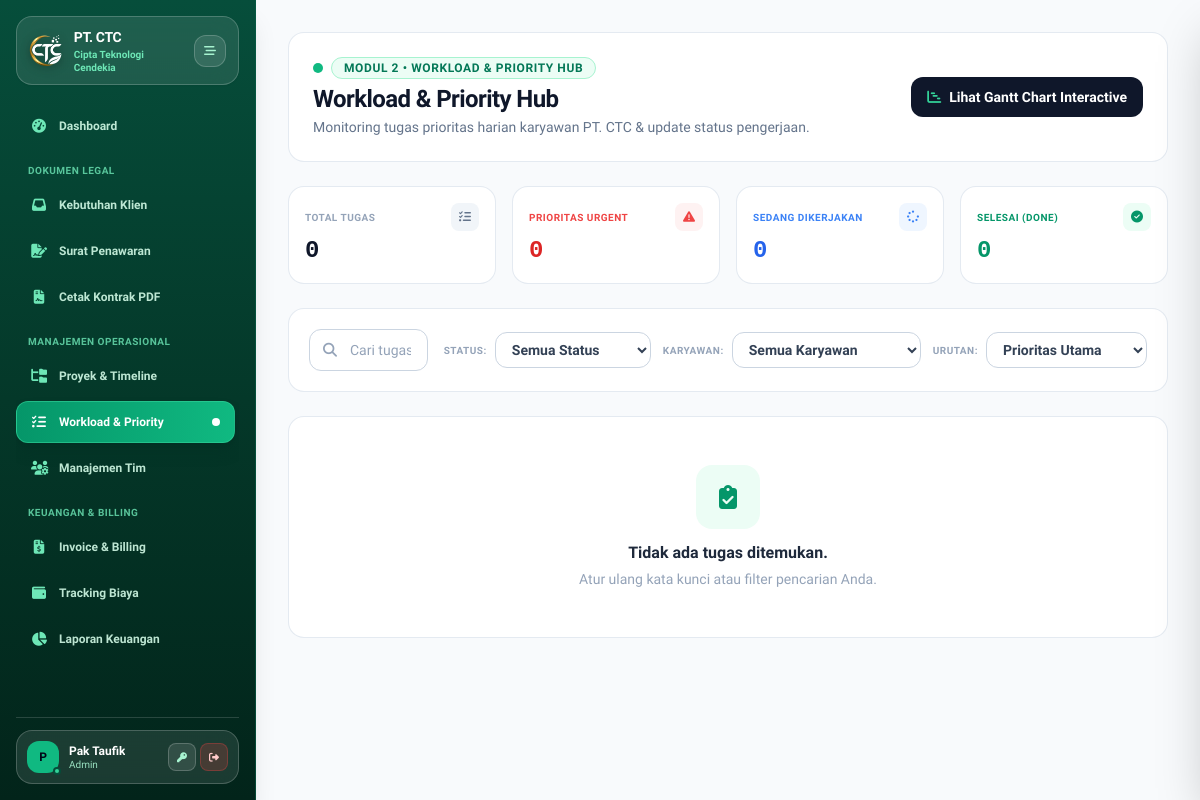
The page /modules/tasks/index.php (signed in) on the database as committed earlier.
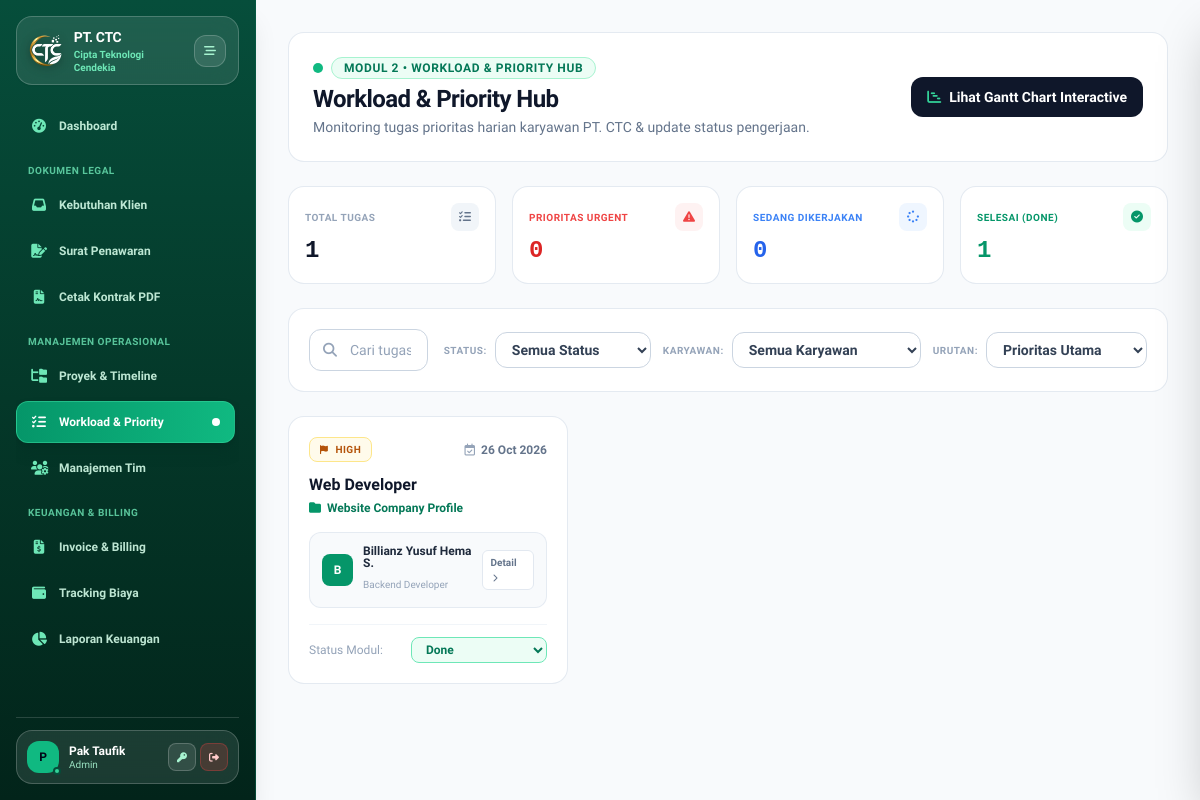
The same page on the database as committed later.
### tables this page shows
CREATE TABLE `tasks` (
  `id` int(11) NOT NULL,
  `project_id` int(11) NOT NULL,
  `assigned_to` int(11) DEFAULT NULL,
  `user_id` int(11) NOT NULL,
  `nama_tugas` varchar(200) NOT NULL,
  `prioritas` enum('Low','Medium','High','Urgent') DEFAULT 'Medium',
  `status` enum('To Do','In Progress','Ready for Review','Done') DEFAULT 'To Do',
  `progress_notes` text DEFAULT NULL,
  `updated_by_user_id` int(11) DEFAULT NULL,
  `revision_notes` text DEFAULT NULL,
  `drive_link` varchar(255) DEFAULT NULL,
  `deadline` date NOT NULL,
  `updated_at` timestamp NOT NULL DEFAULT current_timestamp() ON UPDATE current_timestamp()
);

CREATE TABLE `projects` (
  `id` int(11) NOT NULL,
  `nama_projek` varchar(150) NOT NULL,
  `klien` varchar(100) NOT NULL,
  `budget` decimal(15,2) NOT NULL DEFAULT 0.00,
  `tanggal_mulai` date NOT NULL,
  `deadline` date NOT NULL,
  `status` enum('Planning','In Progress','Completed','On Hold') DEFAULT 'Planning',
  `kategori_rab` enum('Website','IoT','Mobile','Custom') NOT NULL DEFAULT 'Website',
  `rab_custom_data` longtext DEFAULT NULL,
  `client_token` varchar(64) DEFAULT NULL,
  `requirement_id` int(11) DEFAULT NULL,
  `created_at` timestamp NOT NULL DEFAULT current_timestamp()
);

CREATE TABLE `users` (
  `id` int(11) NOT NULL,
  `nama` varchar(100) NOT NULL,
  `email` varchar(100) NOT NULL,
  `password` varchar(255) NOT NULL,
  `role` enum('admin','karyawan') DEFAULT 'karyawan',
  `jabatan` varchar(100) DEFAULT 'Developer',
  `created_at` timestamp NOT NULL DEFAULT current_timestamp()
);

### modules/tasks/index.php (the view, shortened to what the changed rows need)
<?php
require_once __DIR__ . '/../../config/database.php';
require_once __DIR__ . '/../../includes/header.php';
require_once __DIR__ . '/../../includes/sidebar.php';
$sort          = $_GET['sort'] ?? 'priority';
$page  = max(1, (int)($_GET['page'] ?? 1));
$limit = 6;
$offset = ($page - 1) * $limit;
$where_clauses = ["1=1"];
$params = [];
$where_sql = implode(" AND ", $where_clauses);
$order_sql = match ($sort) {
    'deadline' => "t.deadline ASC",
    'latest'   => "t.id DESC",
    default    => "CASE t.prioritas WHEN 'Urgent' THEN 1 WHEN 'High' THEN 2 WHEN 'Medium' THEN 3 ELSE 4 END ASC, t.deadline ASC"
};
$query = "
    SELECT t.*,
           p.nama_projek,
           p.klien,
           p.status AS project_status,
           p.id AS project_id,
           u.nama AS nama_karyawan,
           u.jabatan
    FROM tasks t
    JOIN projects p ON t.project_id = p.id
    JOIN users u ON t.user_id = u.id
    WHERE {$where_sql}
    ORDER BY {$order_sql}
    LIMIT {$limit} OFFSET {$offset}
";
$stmt = $pdo->prepare($query);
$stmt->execute($params);
$tasks = $stmt->fetchAll();
$totalTasks = $pdo->query("SELECT COUNT(*) FROM tasks")->fetchColumn();
$completedTasks = $pdo->query("SELECT COUNT(*) FROM tasks WHERE status = 'Done'")->fetchColumn();
?>
<main class="flex-1 p-4 sm:p-6 md:p-8 overflow-y-auto w-full min-w-0 bg-[#f8fafc] text-slate-800 selection:bg-emerald-600 selection:text-white relative">
    <div class="flex flex-col md:flex-row justify-between md:items-center gap-5 mb-6 bg-white p-5 sm:p-6 rounded-2xl border border-slate-200/90 shadow-xs">
        <div class="shrink-0">
            <h1 class="text-xl md:text-2xl font-bold text-slate-900 tracking-tight">Workload & Priority Hub</h1>
        </div>
    </div>
    <div class="grid grid-cols-2 lg:grid-cols-4 gap-4 mb-6">
        <div class="bg-white border border-slate-200/90 p-4 rounded-2xl shadow-xs hover:border-slate-300 transition">
            <div class="flex items-center justify-between mb-1">
                <span class="text-[10px] font-bold text-slate-400 uppercase tracking-wider">Total Tugas</span>
                <div class="w-7 h-7 rounded-lg bg-slate-100 text-slate-500 flex items-center justify-center text-xs">
                </div>
            </div>
            <p class="text-2xl font-bold text-slate-900 font-mono"><?= number_format($totalTasks) ?></p>
        </div>
        <div class="bg-white border border-slate-200/90 p-4 rounded-2xl shadow-xs hover:border-emerald-200 transition">
            <div class="flex items-center justify-between mb-1">
                <span class="text-[10px] font-bold text-emerald-600 uppercase tracking-wider">Selesai (Done)</span>
                <div class="w-7 h-7 rounded-lg bg-emerald-50 text-emerald-600 flex items-center justify-center text-xs">
                </div>
            </div>
            <p class="text-2xl font-bold text-emerald-600 font-mono"><?= number_format($completedTasks) ?></p>
        </div>
    </div>
    <div class="grid grid-cols-1 md:grid-cols-2 lg:grid-cols-3 gap-5 mb-8">
        <?php if (empty($tasks)): ?>
            <div class="col-span-full bg-white border border-slate-200/90 rounded-2xl p-12 text-center text-slate-400 shadow-xs">
                <div class="w-16 h-16 mx-auto mb-3 rounded-2xl bg-emerald-50 text-emerald-600 flex items-center justify-center text-2xl">
                    <i class="fa-solid fa-clipboard-check"></i>
                </div>
                <p class="font-bold text-slate-800 text-sm sm:text-base">Tidak ada tugas ditemukan.</p>
                <p class="text-xs sm:text-sm text-slate-400 mt-1 font-normal">Atur ulang kata kunci atau filter pencarian Anda.</p>
            </div>
        <?php else: ?>
            <?php foreach ($tasks as $t): ?>
                <div onclick="openTaskDrawer(<?= htmlspecialchars(json_encode($t), ENT_QUOTES, 'UTF-8') ?>)" class="task-card bg-white border border-slate-200/90 rounded-2xl p-5 shadow-xs hover:shadow-md transition cursor-pointer flex flex-col justify-between group relative overflow-hidden">
                    <div>
                        <div class="flex justify-between items-center mb-3">
                            <span class="px-2.5 py-1 text-[10px] font-semibold uppercase rounded-lg tracking-wider border
                                <?php
                                    switch($t['prioritas']) {
                                        case 'High': echo 'bg-amber-50 text-amber-700 border-amber-200'; break;
                                    }
                                ?>">
                                <i class="fa-solid fa-flag mr-1 text-[9px]"></i> <?= $t['prioritas'] ?>
                            </span>
                            <span class="text-xs font-semibold text-slate-500 flex items-center gap-1.5">
                                <i class="fa-regular fa-calendar-check text-slate-400"></i> <?= date('d M Y', strtotime($t['deadline'])) ?>
                            </span>
                        </div>
                        <h4 class="font-bold text-slate-900 text-base mb-1 line-clamp-2 group-hover:text-emerald-700 transition leading-snug"><?= htmlspecialchars($t['nama_tugas']) ?></h4>
                        <p class="text-xs text-emerald-700 font-semibold mb-4 flex items-center gap-1.5">
                            <i class="fa-solid fa-folder text-emerald-600"></i>
                            <span class="truncate max-w-[200px]"><?= htmlspecialchars($t['nama_projek']) ?></span>
                        </p>
                        <div class="flex items-center justify-between bg-slate-50 p-3 rounded-xl border border-slate-200/80 mb-4">
                            <div class="flex items-center gap-2.5">
                                <div class="w-8 h-8 rounded-lg bg-emerald-600 text-white flex items-center justify-center font-bold text-xs shadow-2xs">
                                    <?= strtoupper(substr($t['nama_karyawan'], 0, 1)) ?>
                                </div>
                                <div>
                                    <p class="text-xs font-bold text-slate-800 leading-none mb-0.5"><?= htmlspecialchars($t['nama_karyawan']) ?></p>
                                    <span class="text-[10px] text-slate-400 font-medium"><?= htmlspecialchars($t['jabatan']) ?></span>
                                </div>
                            </div>
                            <span class="text-[10px] font-semibold text-slate-500 bg-white px-2 py-1 rounded-md border border-slate-200 shadow-2xs">
                                Detail <i class="fa-solid fa-chevron-right ml-0.5 text-[8px]"></i>
                            </span>
                        </div>
                    </div>
                    <div class="pt-3 border-t border-slate-100 flex items-center justify-between text-xs" onclick="event.stopPropagation()">
                        <span class="text-xs font-medium text-slate-400">Status Modul:</span>
                        <form action="update.php" method="POST" class="inline-block">
                            <select name="status" onchange="this.form.submit()" class="input-glow px-2.5 py-1 rounded-lg border text-xs font-semibold focus:outline-none cursor-pointer shadow-2xs
                                <?php
                                    switch($t['status']) {
                                        case 'Done': echo 'text-emerald-700 bg-emerald-50 border-emerald-300'; break;
                                    }
                                ?>">
                                <option value="Done" <?= $t['status'] === 'Done' ? 'selected' : '' ?>>Done</option>
                            </select>
                        </form>
                    </div>
                </div>
            <?php endforeach; ?>
        <?php endif; ?>
    </div>
</main>
<?php require_once __DIR__ . '/../../includes/footer.php'; ?>

Rows that differ between the two databases and show on the page:
added tasks: prioritas "HIGH", deadline "26 Oct 2026", nama_tugas "Web Developer", project.nama_projek "Website Company Profile", assigned_to.nama "B", assigned_to.nama "Billianz Yusuf Hema S.", assigned_to.jabatan "Backend Developer", status "Done"
Other text that changed with them:
$totalTasks: "0" → "1"
$completedTasks: "0" → "1"
text no longer shown: "Tidak ada tugas ditemukan. Atur ulang kata kunci atau filter pencarian Anda."
